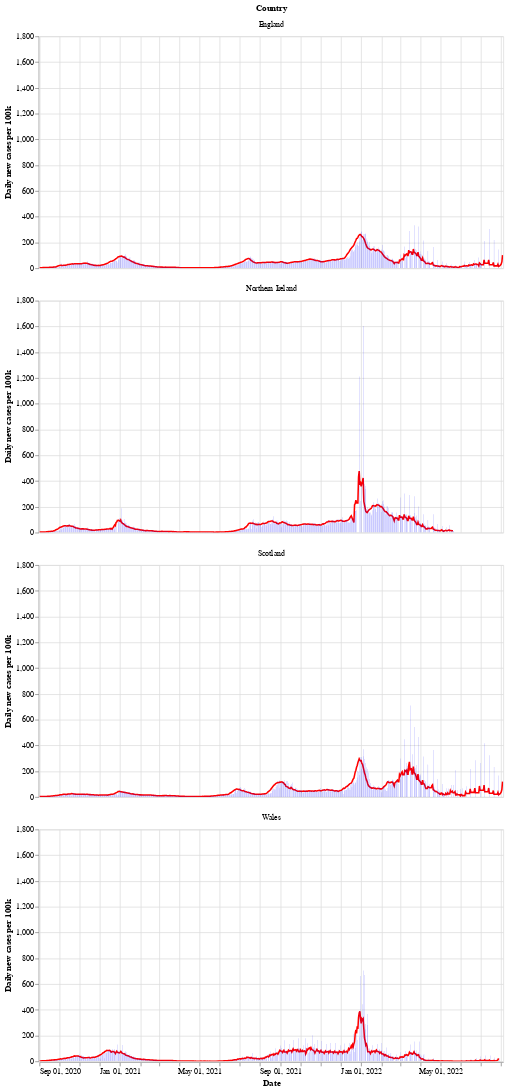

The notebook cell this image was saved under:
### Markdown cell above
Next is a bar chart of the number of new cases in each country (per 100k population), with the 7 day moving average of cases. Again we see that Wales saw a longer period of raising and falling cases compared to the other countries.

After a period of cases falling, each nation is now seeing a rise in the number of cases - especially in Wales.

### Code cell
# collapse
bars = alt.Chart(uk_cases).mark_bar().encode(
    x=alt.X("yearmonthdate(date):T", axis=alt.Axis(title='Date')),
    y=alt.Y("newCasesRate:Q", axis=alt.Axis(title='Daily new cases per 100k')),
    tooltip='newCasesRate',
    color=alt.condition(
        alt.datum.dailyChange > 0,
        alt.value("orange"),  # The positive color
        alt.value("blue")  # The negative color
    )
).properties(title='New cases per 100k population with rolling 7 day average', width=600).interactive()
line = alt.Chart(uk_cases).mark_line(
    color='red',
    size=2,
).transform_window(
    rolling_mean='mean(newCasesRate)',
    frame=[0, 7],
    groupby=['areaName']
).encode(
    x='yearmonthdate(date):T',
    y='rolling_mean:Q'
)
alt.layer(line, bars, data=uk_cases).facet(alt.Row('areaName', title='Country'), columns=1)

### Figure 1 — Vega-Lite specification as saved in the notebook (floating-point values rounded to 4 significant figures; data arrays with more than 128 entries replaced by an {"elided": "..."} marker saying what was removed)
{"config": {"view": {"continuousWidth": 400, "continuousHeight": 300}}, "data": {"name": "data-306ea62eafb518eef91fffe518932ffe"}, "facet": {"type": "nominal", "field": "areaName", "title": "Country"}, "spec": {"layer": [{"mark": {"type": "line", "color": "red", "size": 2}, "encoding": {"x": {"type": "temporal", "field": "date", "timeUnit": "yearmonthdate"}, "y": {"type": "quantitative", "field": "rolling_mean"}}, "transform": [{"window": [{"op": "mean", "field": "newCasesRate", "as": "rolling_mean"}], "frame": [0, 7], "groupby": ["areaName"]}]}, {"mark": "bar", "encoding": {"color": {"condition": {"value": "orange", "test": "(datum.dailyChange > 0)"}, "value": "blue"}, "tooltip": {"type": "quantitative", "field": "newCasesRate"}, "x": {"type": "temporal", "axis": {"title": "Date"}, "field": "date", "timeUnit": "yearmonthdate"}, "y": {"type": "quantitative", "axis": {"title": "Daily new cases per 100k"}, "field": "newCasesRate"}}, "selection": {"selector002": {"type": "interval", "bind": "scales", "encodings": ["x", "y"]}}, "title": "New cases per 100k population with rolling 7 day average", "width": 600}]}, "columns": 1, "$schema": "https://vega.github.io/schema/vega-lite/v4.8.1.json", "datasets": {"data-306ea62eafb518eef91fffe518932ffe": {"elided": "2727 records"}}}
